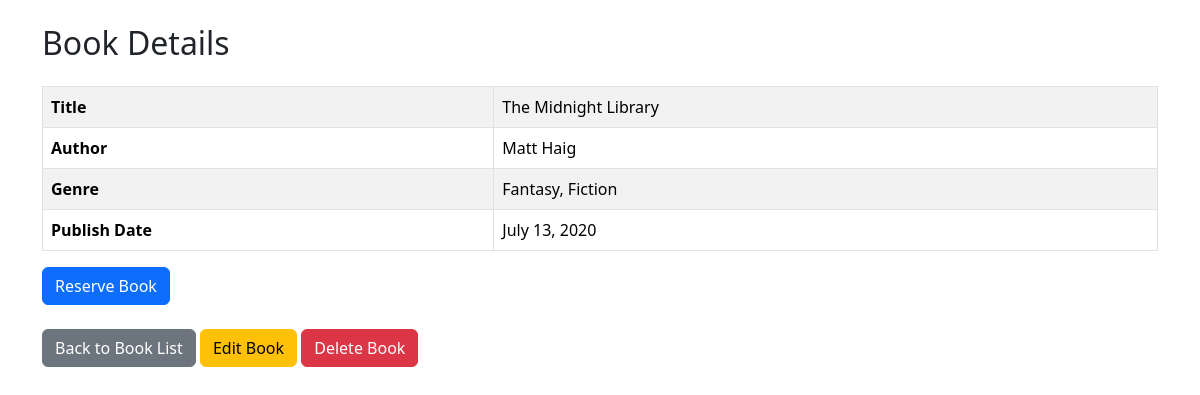
The app's page /books/14/ (signed in) with its own data.
### library/models.py (models this page shows, shortened)
class Book(models.Model):
    title = models.CharField(max_length=200)
    author = models.CharField(max_length=100)
    genre = models.CharField(max_length=100)
    published_date = models.DateField()
    available = models.BooleanField(default=True)
    reserved_by = models.ManyToManyField(User, related_name="reserved_books", blank=True)

### library/views.py (the view)
# urls.py: path('books/<int:book_id>/', views.book_detail, name='book_detail'),
@login_required
def book_detail(request, book_id):
    book = get_object_or_404(Book, id=book_id)
    if request.method == "POST" and "reserve" in request.POST:
        if book.available:
            book.reserved_by.add(request.user)
            book.available = False
            book.save()
            return redirect('book_detail', book_id=book.id)
    return render(request, 'library/book_detail.html', {'book': book})

### library/templates/library/book_detail.html (shortened to what this page needs)
<!DOCTYPE html>
<html lang="en">
<head>
    <link rel="stylesheet" href="https://cdn.jsdelivr.net/npm/bootstrap@5.3.3/dist/css/bootstrap.min.css">
</head>
<body>
    <div class="container mt-4">
        <h2>Book Details</h2>
        <table class="table table-striped table-bordered mt-4">
            <tr>
                <th>Title</th>
                <td>{{ book.title }}</td>
            </tr>
            <tr>
                <th>Author</th>
                <td>{{ book.author }}</td>
            </tr>
            <tr>
                <th>Genre</th>
                <td>{{ book.genre }}</td>
            </tr>
            <tr>
                <th>Publish Date</th>
                <td>{{ book.published_date }}</td>
            </tr>
        </table>
        <form method="post">
            <div class="mb-3">
                {% if book.available %}
                    <button type="submit" name="reserve" class="btn btn-primary">Reserve Book</button>
                {% else %}
                    <p class="text-danger">This book is currently reserved.</p>
                {% endif %}
            </div>
        </form>
        <div class="mt-4">
            <a href="{% url 'book_list' %}" class="btn btn-secondary">Back to Book List</a>
            <a href="{% url 'edit_book' book.id %}" class="btn btn-warning">Edit Book</a>
            <a href="{% url 'delete_book' book.id %}" class="btn btn-danger">Delete Book</a>
        </div>
    </div>
</body>
</html>

### records on screen
Book: title "The Midnight Library", author "Matt Haig", genre "Fantasy, Fiction", published_date "July 13, 2020"
